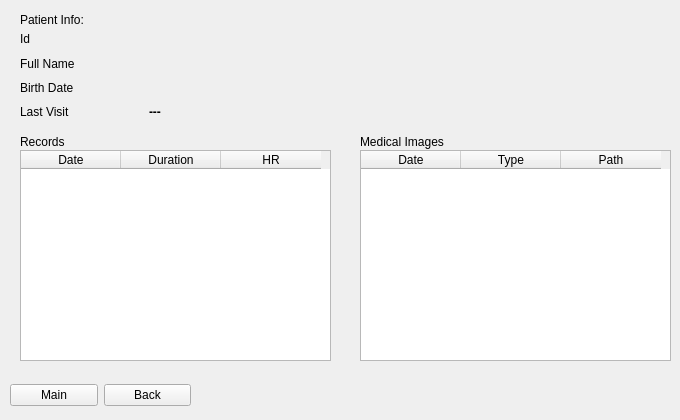
  <widget class="QWidget" name="ViewPatient5">
   <widget class="QWidget" name="gridLayoutWidget_5">
    <property name="geometry">
     <rect>
      <x>20</x>
      <y>30</y>
      <width>251</width>
      <height>91</height>
     </rect>
    </property>
    <layout class="QGridLayout" name="Patient_info_GL5">
     <item row="2" column="1">
      <widget class="QLabel" name="Birth_value5">
       <property name="font">
        <font>
         <weight>75</weight>
         <bold>true</bold>
        </font>
       </property>
       <property name="text">
        <string/>
       </property>
      </widget>
     </item>
     <item row="1" column="1">
      <widget class="QLabel" name="Full_Name_value5">
       <property name="font">
        <font>
         <weight>75</weight>
         <bold>true</bold>
        </font>
       </property>
       <property name="text">
        <string/>
       </property>
      </widget>
     </item>
     <item row="3" column="1">
      <widget class="QLabel" name="Last_Visit_value5">
       <property name="font">
        <font>
         <weight>75</weight>
         <bold>true</bold>
        </font>
       </property>
       <property name="text">
        <string>---</string>
       </property>
      </widget>
     </item>
     <item row="3" column="0">
      <widget class="QLabel" name="Last_Visit5">
       <property name="text">
        <string>Last Visit</string>
       </property>
      </widget>
     </item>
     <item row="1" column="0">
      <widget class="QLabel" name="Full_Name5">
       <property name="text">
        <string>Full Name</string>
       </property>
      </widget>
     </item>
     <item row="2" column="0">
      <widget class="QLabel" name="Birth5">
       <property name="text">
        <string>Birth Date</string>
       </property>
      </widget>
     </item>
     <item row="0" column="0">
      <widget class="QLabel" name="id5_2">
       <property name="text">
        <string>Id</string>
       </property>
      </widget>
     </item>
     <item row="0" column="1">
      <widget class="QLabel" name="Id_value5">
       <property name="font">
        <font>
         <weight>75</weight>
         <bold>true</bold>
        </font>
       </property>
       <property name="text">
        <string/>
       </property>
      </widget>
     </item>
    </layout>
   </widget>
   <widget class="QLabel" name="Records5">
    <property name="geometry">
     <rect>
      <x>20</x>
      <y>130</y>
      <width>122</width>
      <height>23</height>
     </rect>
    </property>
    <property name="text">
     <string>Records</string>
    </property>
   </widget>
   <widget class="QLabel" name="MedicalImages5">
    <property name="geometry">
     <rect>
      <x>360</x>
      <y>130</y>
      <width>122</width>
      <height>23</height>
     </rect>
    </property>
    <property name="text">
     <string>Medical Images</string>
    </property>
   </widget>
   <widget class="QWidget" name="horizontalLayoutWidget_11">
    <property name="geometry">
     <rect>
      <x>10</x>
      <y>380</y>
      <width>181</width>
      <height>31</height>
     </rect>
    </property>
    <layout class="QHBoxLayout" name="MainBack_HL5">
     <item>
      <widget class="QPushButton" name="Main5">
       <property name="text">
        <string>Main</string>
       </property>
      </widget>
     </item>
     <item>
      <widget class="QPushButton" name="Back5">
       <property name="text">
        <string>Back</string>
       </property>
      </widget>
     </item>
    </layout>
   </widget>
   <widget class="QTableWidget" name="Records_table_5">
    <property name="geometry">
     <rect>
      <x>20</x>
      <y>150</y>
      <width>311</width>
      <height>211</height>
     </rect>
    </property>
    <property name="sizeAdjustPolicy">
     <enum>QAbstractScrollArea::AdjustToContents</enum>
    </property>
    <column>
     <property name="text">
      <string>Date</string>
     </property>
    </column>
    <column>
     <property name="text">
      <string>Duration</string>
     </property>
    </column>
    <column>
     <property name="text">
      <string>HR</string>
     </property>
    </column>
   </widget>
   <widget class="QTableWidget" name="MedicalImageTable5">
    <property name="geometry">
     <rect>
      <x>360</x>
      <y>150</y>
      <width>311</width>
      <height>211</height>
     </rect>
    </property>
    <property name="sizeAdjustPolicy">
     <enum>QAbstractScrollArea::AdjustToContents</enum>
    </property>
    <column>
     <property name="text">
      <string>Date</string>
     </property>
    </column>
    <column>
     <property name="text">
      <string>Type</string>
     </property>
    </column>
    <column>
     <property name="text">
      <string>Path</string>
     </property>
    </column>
   </widget>
   <widget class="QLabel" name="Records5_2">
    <property name="geometry">
     <rect>
      <x>20</x>
      <y>10</y>
      <width>122</width>
      <height>20</height>
     </rect>
    </property>
    <property name="text">
     <string>Patient Info:</string>
    </property>
   </widget>
  </widget>
